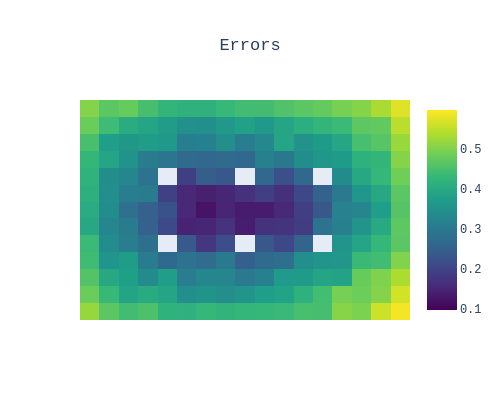

Notebook cell for this chart:
### Code cell
fig = EFS.error_map(HDs=False, scale='viridis')

### Figure 1 — Plotly figure (JSON) as saved in the notebook; plotly's stock layout.template omitted (floating-point values rounded to 4 significant figures; data arrays with more than 128 entries replaced by an {"elided": "..."} marker saying what was removed)
{"data": [{"colorscale": [[0, "#440154"], [0.1111, "#482878"], [0.2222, "#3e4989"], [0.3333, "#31688e"], [0.4444, "#26828e"], [0.5556, "#1f9e89"], [0.6667, "#35b779"], [0.7778, "#6ece58"], [0.8889, "#b5de2b"], [1, "#fde725"]], "type": "heatmap", "z": {"elided": "13x17 float values"}, "zmax": 0.5956, "zmin": 0.09643}], "layout": {"font": {"family": "Courier New"}, "height": 400, "title": {"text": "Errors", "x": 0.5}, "width": 500, "xaxis": {"showticklabels": false}, "yaxis": {"autorange": "reversed", "showticklabels": false}}}
